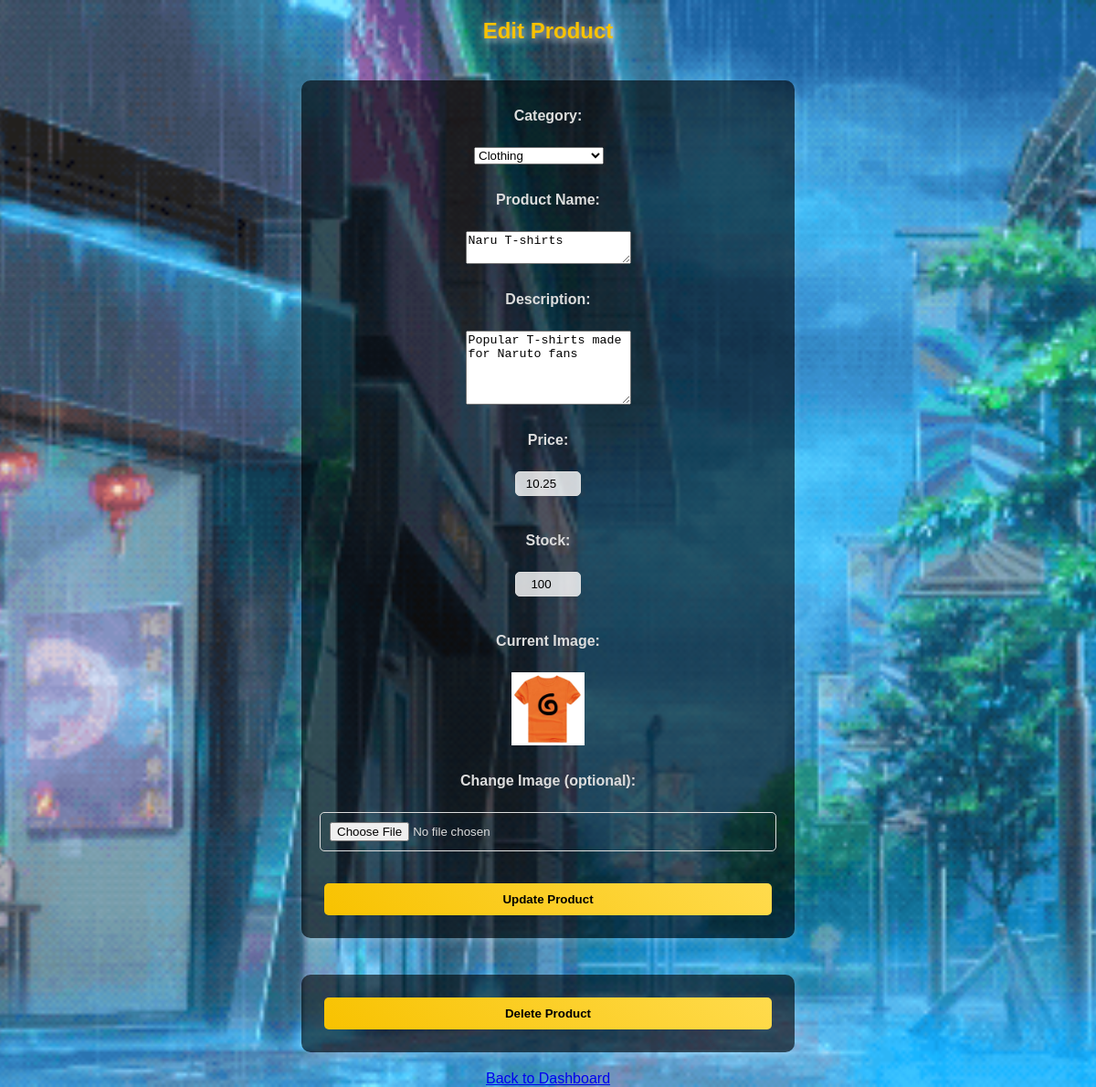
/admin/admin_edit_product.php?id=4 (signed in), run on the app's committed database.
### tables this page shows
CREATE TABLE IF NOT EXISTS `products` (
  `id` int NOT NULL AUTO_INCREMENT,
  `category_id` int DEFAULT NULL,
  `name` varchar(100) NOT NULL,
  `description` text,
  `price` decimal(10,2) NOT NULL,
  `image` varchar(255) DEFAULT 'default.jpg',
  `created_at` timestamp NULL DEFAULT CURRENT_TIMESTAMP,
  `stock` int DEFAULT '0',
  PRIMARY KEY (`id`),
  KEY `category_id` (`category_id`)
);

CREATE TABLE IF NOT EXISTS `categories` (
  `id` int NOT NULL AUTO_INCREMENT,
  `name` varchar(100) NOT NULL,
  `description` text,
  `created_at` timestamp NULL DEFAULT CURRENT_TIMESTAMP,
  PRIMARY KEY (`id`)
);

### admin/admin_edit_product.php (the view, shortened to what this page needs)
<?php
include '../config.php';
$product_id = intval($_GET['id']);
$query = "SELECT * FROM products WHERE id='$product_id'";
$result = $conn->query($query);
$product = $result->fetch_assoc();
$catResult = $conn->query("SELECT * FROM categories");
?>
<!DOCTYPE html>
<html>
<head>
    <link rel="stylesheet" type="text/css" href="../styles.css">
</head>
<body>
    <h2>Edit Product</h2>
    <form method="POST" action="admin_edit_product.php?id=<?php echo $product_id; ?>" enctype="multipart/form-data">
        <label>Category:</label>
        <select name="category_id">
            <?php while($cat = $catResult->fetch_assoc()) { ?>
                <option value="<?php echo $cat['id']; ?>" <?php if($cat['id'] == $product['category_id']) echo 'selected'; ?>>
                    <?php echo htmlspecialchars($cat['name']); ?>
                </option>
            <?php } ?>
        </select><br>
        <label>Product Name:</label>
        <textarea name="name" required rows="2" cols="20"><?php echo htmlspecialchars($product['name']); ?></textarea>
        <label>Description:</label>
        <textarea name="description" required rows="5" cols="20"><?php echo htmlspecialchars($product['description']); ?></textarea>
        <label>Price:</label>
        <input type="number" name="price" step="0.01" value="<?php echo $product['price']; ?>" required>
        <label>Stock:</label>
        <input type="number" name="stock" step="0.01" value="<?php echo $product['stock']; ?>" required>
        <label>Current Image:</label>
        <img src="../images/<?php echo htmlspecialchars($product['image']); ?>" width="80" height="80">
        <label>Change Image (optional):</label>
        <input type="file" name="image">
        <button type="submit">Update Product</button>
    </form>
    <form method="POST" action="admin_edit_product.php?id=<?php echo $product_id; ?>" onsubmit="return confirm('Are you sure you want to delete this product?');">
        <button type="submit" name="delete">Delete Product</button>
    </form>
    <a href="admin_dashboard.php" >Back to Dashboard</a>
</body>
</html>

### styles.css (style rules this page uses)
body { font-family: Arial, sans-serif; background: url("edellaen.gif") no-repeat center center fixed; background-size: cover; color: #ddd; margin: 0; padding: 0; text-align: center; display: flex; flex-direction: column; min-height: 100vh; }
button { background: linear-gradient(45deg, #f8c200, #ffdb4d); color: black; padding: 10px 15px; border: none; border-radius: 5px; font-weight: bold; cursor: pointer; transition: 0.3s; }
h2 { color: #f8c200; text-shadow: 2px 2px 10px rgba(255, 255, 255, 0.8); }
form { display: flex; flex-wrap: wrap; justify-content: center; gap: 20px; width: 80%; max-width: 500px; background: rgba(0, 0, 0, 0.6); padding: 20px; border-radius: 10px; box-shadow: 0px 4px 8px rgba(255, 255, 255, 0.2); margin: 20px auto; text-align: center; }
form label { display: block; margin: 10px 0 5px; font-weight: bold; width: 100%; }
form input { width: 100%; padding: 10px; margin-bottom: 10px; border: 1px solid #ddd; border-radius: 5px; }
form button { width: 100%; padding: 10px; background: linear-gradient(45deg, #f8c200, #ffdb4d); border: none; border-radius: 5px; font-weight: bold; cursor: pointer; transition: 0.3s; }
button, a button { padding: 10px 15px; margin: 5px; background: linear-gradient(45deg, #f8c200, #ffdb4d); border: none; border-radius: 5px; font-weight: bold; cursor: pointer; transition: 0.3s; text-decoration: none; }
input[type="number"] { width: 60px; padding: 5px; text-align: center; border-radius: 5px; border: 1px solid #ddd; background: rgba(255, 255, 255, 0.8); }

### data on the page
products: category_id "Clothing", name "Naru T-shirts", description "Popular T-shirts made for Naruto fans", price "10.25", stock "100", image (picture)
